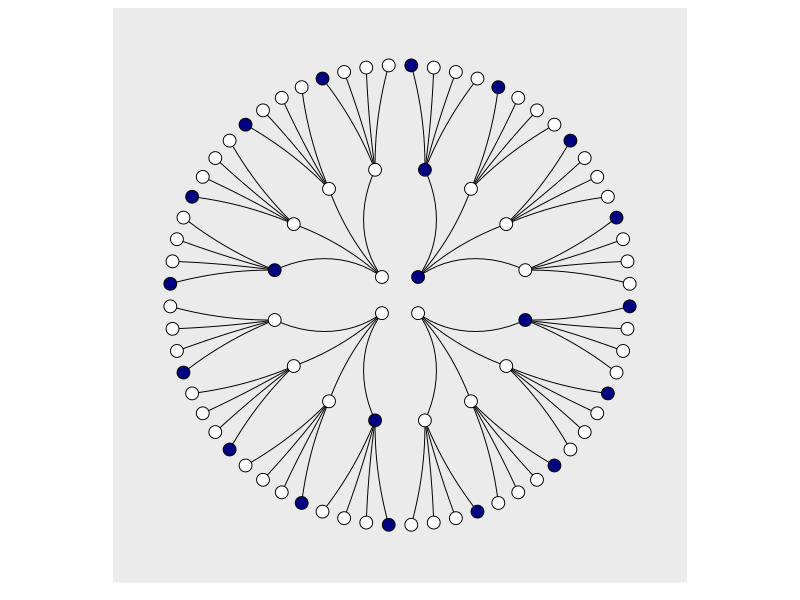
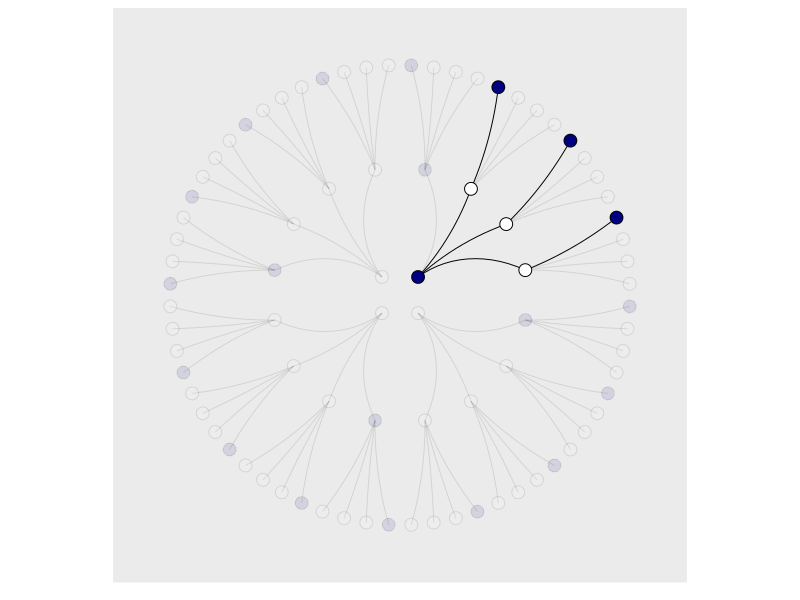
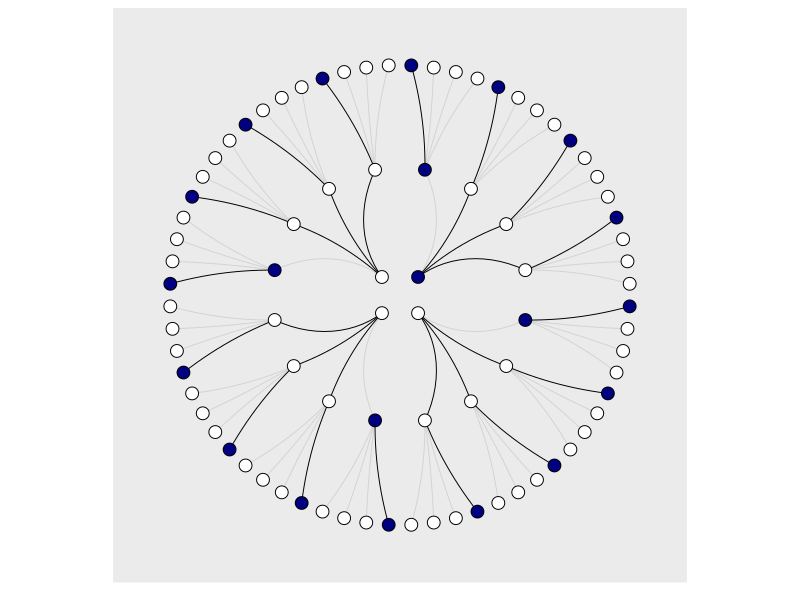

Recreate these plots in R, in order.
## ---- chunk 1
library(tidyverse)
## ---- chunk 2
d <- tibble(
  position = c((1:4^1) / 4^0, 
                      (1:4^2) / 4^1, 
                      (1:4^3) / 4^2),
         draw     = rep(1:3, times = c(4^1, 4^2, 4^3)),
         fill     = rep(c("b", "w"), times = c(1, 3)) %>% 
           rep(., times = c(4^0 + 4^1 + 4^2))
    )

lines_1 <-  tibble(
  x = rep((1:4), each = 4),
         xend = ((1:4^2) / 4),
         y    = 1,
         yend = 2)

lines_2 <- tibble(
  x    = rep(((1:4^2) / 4), each = 4),
         xend = (1:4^3) / (4^2),
         y    = 2,
         yend = 3
         )

d <- d %>% 
  mutate(denominator = ifelse(draw == 1, .5,
                              ifelse(draw == 2, .5 / 4,
                                     .5 / 4^2))) %>% 
  mutate(position    = position - denominator)

lines_1 <- lines_1 %>% 
  mutate(
    x    = x - .5,
         xend = xend - .5 / 4^1
  )

lines_2 <- lines_2 %>%
  mutate(
    x    = x - .5 / 4^1,
         xend = xend - .5 / 4^2)
## ---- chunk 3
d %>% 
  ggplot(aes(x = position, y = draw)) +
  geom_segment(data  = lines_1,
               aes(x = x, xend = xend,
                   y = y, yend = yend),
               size  = 1/3) +
  geom_segment(data  = lines_2,
               aes(x = x, xend = xend,
                   y = y, yend = yend),
               size  = 1/3) +
  geom_point(aes(fill = fill),
             shape = 21, size = 4) +
  scale_fill_manual(values  = c("navy", "white")) +
  scale_x_continuous(NULL, limits = c(0, 4), breaks = NULL) +
  scale_y_continuous(NULL, limits = c(0.75, 3), breaks = NULL) +
  theme(panel.grid      = element_blank(),
        legend.position = "none") +
  coord_polar()
## ---- chunk 4
lines_1 <-
  lines_1 %>% 
  mutate(remain = c(rep(0:1, times = c(1, 3)),
                    rep(0,   times = 4 * 3)))

lines_2 <-
  lines_2 %>% 
  mutate(remain = c(rep(0,   times = 4),
                    rep(1:0, times = c(1, 3)) %>% 
                      rep(., times = 3),
                    rep(0,   times = 12 * 4)))

d <-
  d %>% 
  mutate(remain = c(rep(1:0, times = c(1, 3)),
                    rep(0:1, times = c(1, 3)),
                    rep(0,   times = 4 * 4),
                    rep(1:0, times = c(1, 3)) %>% 
                      rep(., times = 3),
                    rep(0,   times = 12 * 4))) 

# finally, the plot:
d %>% 
  ggplot(aes(x = position, y = draw)) +
  geom_segment(data = lines_1,
               aes(
                 x = x, xend = xend,
                 y = y, yend = yend,
                 alpha = remain %>% as.character()),
                size  = 1/3
               ) +
  geom_segment(data  = lines_2,
               aes(x = x, xend = xend,
                   y = y, yend = yend,
                   alpha = remain %>% as.character()),
               size  = 1/3) +
  geom_point(aes(fill = fill, alpha = remain %>% as.character()),
             shape = 21, size = 4) +
  # it's the alpha parameter that makes elements semitransparent
  scale_alpha_manual(values = c(1/10, 1)) +
  scale_fill_manual(values  = c("navy", "white")) +
  scale_x_continuous(NULL, limits = c(0, 4), breaks = NULL) +
  scale_y_continuous(NULL, limits = c(0.75, 3), breaks = NULL) +
  theme(panel.grid      = element_blank(),
        legend.position = "none") + 
  coord_polar()
## ---- chunk 5
n <- 4
sn <- 3
c(
  (1:n^1) / n^0,
  (1:n^2) / n^1, 
  (1:n^3) / n^2
)
## ---- chunk 6
draw_garden <- function(n, blue, smpl) {
    sn <- length(smpl)

    positions_lst <- sapply(1:sn, function(x) (1:(n^x)) / n^(x-1))
    positions <- unlist(positions_lst)

    d <- tibble(
        
        position = positions,
        draw = rep(
          1:sn,
          times = n^(1:sn)
          ),
        fill = rep(
          c("b", "w"),
          times = c(blue, n - blue)
          ) %>% 
           rep(., 
            times = sum(n^(0:(sn-1)))
           )
    )

    lines_lst <- lapply(
      1:(sn - 1), 
      function(s) tibble(
        x = rep(((1:(n^s)) / (n^(s - 1))), each = n),
        xend = (1:(n^(s + 1))) / (n^s),
        y = s,
        yend = s + 1,
        draw = s,
        fill = rep(
          c("b", "w"),
          times = c(blue, n - blue)
          ) %>% 
           rep(., times = n^s),
        visible = (fill != smpl[s])
      )
    )
    lines_len <- sapply(lines_lst, nrow)

    lines_dt <- bind_rows(lines_lst) %>%
      mutate(
        x = x - .5 / n^(draw - 1),
        xend = xend - .5 / n^(draw)
      )

    d <- d %>% 
        mutate(
            denominator = ifelse(draw == 1, .5,
                                ifelse(draw == 2, .5 / n,
                                        .5 / n^2)),
            position = position - denominator
        )

    d %>% 
      ggplot(aes(x = position, y = draw)) +
      geom_segment(data  = lines_dt,
                   aes(x = x, xend = xend,
                       y = y, yend = yend,
                       alpha = visible %>% as.character()),
                   size  = 1/3) +
      geom_point(aes(fill = fill),
                  shape = 21, size = 4) +
      scale_fill_manual(values  = c("navy", "white")) +
      scale_alpha_manual(values = c(1/10, 1)) +
      scale_x_continuous(NULL, limits = c(0, n), breaks = NULL) +
      scale_y_continuous(NULL, limits = c(0.75, sn), breaks = NULL) +
      theme(panel.grid      = element_blank(),
              legend.position = "none") + 
      coord_polar()
}
## ---- chunk 7
draw_garden(n = 4, blue=1, smpl=c("b", "w", "b"))
## ---- chunk 8
lines_1 <-  tibble(
    x = rep((1:n), each = n),
    xend = ((1:n^2) / n),
    y = 1,
    yend = 2
    )
lines_1
## ---- chunk 9

tm <- expand_grid(
  draw = 1:3,
  
  x = paste0(rep(c("b", "w"), c(1, 3)), 1:4),
  
  pos = 1:3,
  fill = 1:3
)

nrow(tm)
